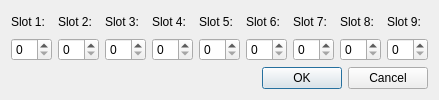
<?xml version="1.0" encoding="UTF-8"?>
<ui version="4.0">
 <class>Dialog</class>
 <widget class="QDialog" name="Dialog">
  <property name="geometry">
   <rect>
    <x>0</x>
    <y>0</y>
    <width>0</width>
    <height>0</height>
   </rect>
  </property>
  <property name="contextMenuPolicy">
   <enum>Qt::NoContextMenu</enum>
  </property>
  <property name="windowTitle">
   <string>Slot randomizer weights</string>
  </property>
  <property name="windowIcon">
   <iconset theme="shuffle">
    <normaloff>.</normaloff>.</iconset>
  </property>
  <layout class="QVBoxLayout" name="verticalLayout">
   <item>
    <layout class="QGridLayout" name="gridLayout">
     <item row="0" column="0">
      <widget class="QLabel" name="label_s1">
       <property name="text">
        <string>Slot 1:</string>
       </property>
      </widget>
     </item>
     <item row="1" column="0">
      <widget class="QSpinBox" name="spinBox_s1"/>
     </item>
     <item row="0" column="1">
      <widget class="QLabel" name="label_s2">
       <property name="text">
        <string>Slot 2:</string>
       </property>
      </widget>
     </item>
     <item row="1" column="1">
      <widget class="QSpinBox" name="spinBox_s2"/>
     </item>
     <item row="0" column="2">
      <widget class="QLabel" name="label_s3">
       <property name="text">
        <string>Slot 3:</string>
       </property>
      </widget>
     </item>
     <item row="1" column="2">
      <widget class="QSpinBox" name="spinBox_s3"/>
     </item>
     <item row="0" column="3">
      <widget class="QLabel" name="label_s4">
       <property name="text">
        <string>Slot 4:</string>
       </property>
      </widget>
     </item>
     <item row="1" column="3">
      <widget class="QSpinBox" name="spinBox_s4"/>
     </item>
     <item row="0" column="4">
      <widget class="QLabel" name="label_s5">
       <property name="text">
        <string>Slot 5:</string>
       </property>
      </widget>
     </item>
     <item row="1" column="4">
      <widget class="QSpinBox" name="spinBox_s5"/>
     </item>
     <item row="0" column="5">
      <widget class="QLabel" name="label_s6">
       <property name="text">
        <string>Slot 6:</string>
       </property>
      </widget>
     </item>
     <item row="1" column="5">
      <widget class="QSpinBox" name="spinBox_s6"/>
     </item>
     <item row="0" column="6">
      <widget class="QLabel" name="label_s7">
       <property name="text">
        <string>Slot 7:</string>
       </property>
      </widget>
     </item>
     <item row="1" column="6">
      <widget class="QSpinBox" name="spinBox_s7"/>
     </item>
     <item row="0" column="7">
      <widget class="QLabel" name="label_s8">
       <property name="text">
        <string>Slot 8:</string>
       </property>
      </widget>
     </item>
     <item row="1" column="7">
      <widget class="QSpinBox" name="spinBox_s8"/>
     </item>
     <item row="0" column="8">
      <widget class="QLabel" name="label_s9">
       <property name="text">
        <string>Slot 9:</string>
       </property>
      </widget>
     </item>
     <item row="1" column="8">
      <widget class="QSpinBox" name="spinBox_s9"/>
     </item>
    </layout>
   </item>
   <item>
    <widget class="QDialogButtonBox" name="buttonBox">
     <property name="orientation">
      <enum>Qt::Horizontal</enum>
     </property>
     <property name="standardButtons">
      <set>QDialogButtonBox::Cancel|QDialogButtonBox::Ok</set>
     </property>
    </widget>
   </item>
  </layout>
 </widget>
 <resources/>
 <connections>
  <connection>
   <sender>buttonBox</sender>
   <signal>accepted()</signal>
   <receiver>Dialog</receiver>
   <slot>accept()</slot>
   <hints>
    <hint type="sourcelabel">
     <x>248</x>
     <y>254</y>
    </hint>
    <hint type="destinationlabel">
     <x>157</x>
     <y>274</y>
    </hint>
   </hints>
  </connection>
  <connection>
   <sender>buttonBox</sender>
   <signal>rejected()</signal>
   <receiver>Dialog</receiver>
   <slot>reject()</slot>
   <hints>
    <hint type="sourcelabel">
     <x>316</x>
     <y>260</y>
    </hint>
    <hint type="destinationlabel">
     <x>286</x>
     <y>274</y>
    </hint>
   </hints>
  </connection>
 </connections>
</ui>
